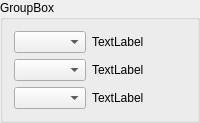
                <widget class="QGroupBox" name="groupbox_sensor1_3">
                 <property name="sizePolicy">
                  <sizepolicy hsizetype="Preferred" vsizetype="Fixed">
                   <horstretch>0</horstretch>
                   <verstretch>0</verstretch>
                  </sizepolicy>
                 </property>
                 <property name="title">
                  <string>GroupBox</string>
                 </property>
                 <layout class="QGridLayout" name="gridLayout_9">
                  <item row="0" column="0">
                   <layout class="QVBoxLayout" name="verlayout_sensor1_3">
                    <property name="sizeConstraint">
                     <enum>QLayout::SetFixedSize</enum>
                    </property>
                    <item>
                     <layout class="QHBoxLayout" name="horlayout_sensor1_7" stretch="2,8">
                      <property name="sizeConstraint">
                       <enum>QLayout::SetFixedSize</enum>
                      </property>
                      <item>
                       <widget class="QComboBox" name="combo_3_1">
                        <property name="sizePolicy">
                         <sizepolicy hsizetype="Preferred" vsizetype="Fixed">
                          <horstretch>0</horstretch>
                          <verstretch>0</verstretch>
                         </sizepolicy>
                        </property>
                       </widget>
                      </item>
                      <item>
                       <widget class="QLabel" name="lbl_3_1">
                        <property name="sizePolicy">
                         <sizepolicy hsizetype="Preferred" vsizetype="Preferred">
                          <horstretch>0</horstretch>
                          <verstretch>0</verstretch>
                         </sizepolicy>
                        </property>
                        <property name="text">
                         <string>TextLabel</string>
                        </property>
                       </widget>
                      </item>
                     </layout>
                    </item>
                    <item>
                     <layout class="QHBoxLayout" name="horlayout_sensor1_8" stretch="2,8">
                      <property name="sizeConstraint">
                       <enum>QLayout::SetFixedSize</enum>
                      </property>
                      <item>
                       <widget class="QComboBox" name="combo_3_2">
                        <property name="sizePolicy">
                         <sizepolicy hsizetype="Preferred" vsizetype="Fixed">
                          <horstretch>0</horstretch>
                          <verstretch>0</verstretch>
                         </sizepolicy>
                        </property>
                       </widget>
                      </item>
                      <item>
                       <widget class="QLabel" name="lbl_3_2">
                        <property name="sizePolicy">
                         <sizepolicy hsizetype="Preferred" vsizetype="Preferred">
                          <horstretch>0</horstretch>
                          <verstretch>0</verstretch>
                         </sizepolicy>
                        </property>
                        <property name="text">
                         <string>TextLabel</string>
                        </property>
                       </widget>
                      </item>
                     </layout>
                    </item>
                    <item>
                     <layout class="QHBoxLayout" name="horlayout_sensor1_9" stretch="2,8">
                      <property name="sizeConstraint">
                       <enum>QLayout::SetFixedSize</enum>
                      </property>
                      <item>
                       <widget class="QComboBox" name="combo_3_3"/>
                      </item>
                      <item>
                       <widget class="QLabel" name="lbl_3_3">
                        <property name="text">
                         <string>TextLabel</string>
                        </property>
                       </widget>
                      </item>
                     </layout>
                    </item>
                   </layout>
                  </item>
                 </layout>
                </widget>
